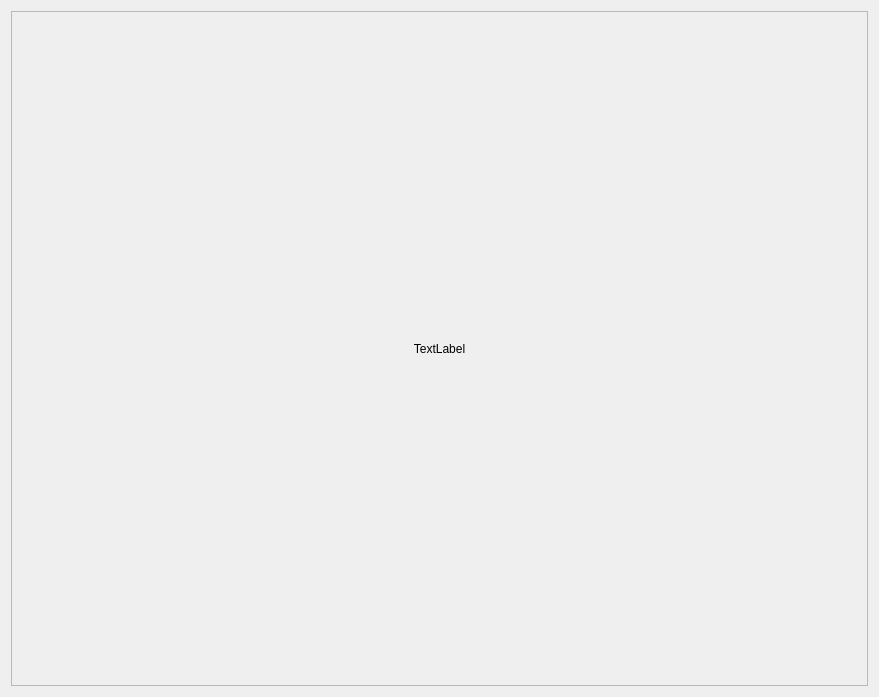
<?xml version="1.0" encoding="UTF-8"?>
<ui version="4.0">
 <class>Oil_Paintingclass</class>
 <widget class="QWidget" name="Oil_Paintingclass">
  <property name="geometry">
   <rect>
    <x>0</x>
    <y>0</y>
    <width>879</width>
    <height>697</height>
   </rect>
  </property>
  <property name="windowTitle">
   <string>Oil_Paintingclass</string>
  </property>
  <layout class="QGridLayout" name="gridLayout">
   <item row="0" column="0">
    <widget class="QScrollArea" name="scrollArea">
     <property name="widgetResizable">
      <bool>true</bool>
     </property>
     <widget class="QWidget" name="scrollAreaWidgetContents">
      <property name="geometry">
       <rect>
        <x>0</x>
        <y>0</y>
        <width>855</width>
        <height>673</height>
       </rect>
      </property>
      <layout class="QGridLayout" name="gridLayout_2">
       <item row="0" column="0">
        <widget class="QLabel" name="label">
         <property name="text">
          <string>TextLabel</string>
         </property>
         <property name="alignment">
          <set>Qt::AlignCenter</set>
         </property>
        </widget>
       </item>
      </layout>
     </widget>
    </widget>
   </item>
  </layout>
 </widget>
 <layoutdefault spacing="6" margin="11"/>
 <resources/>
 <connections/>
</ui>
